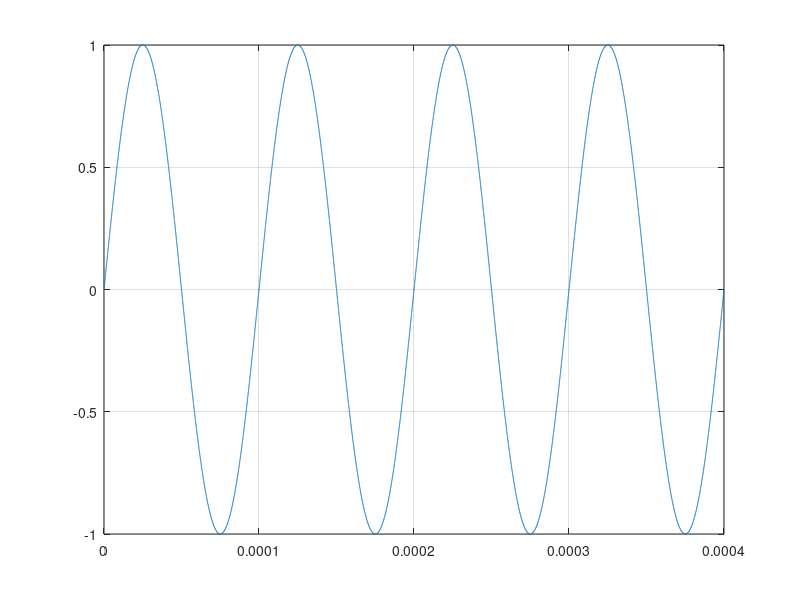
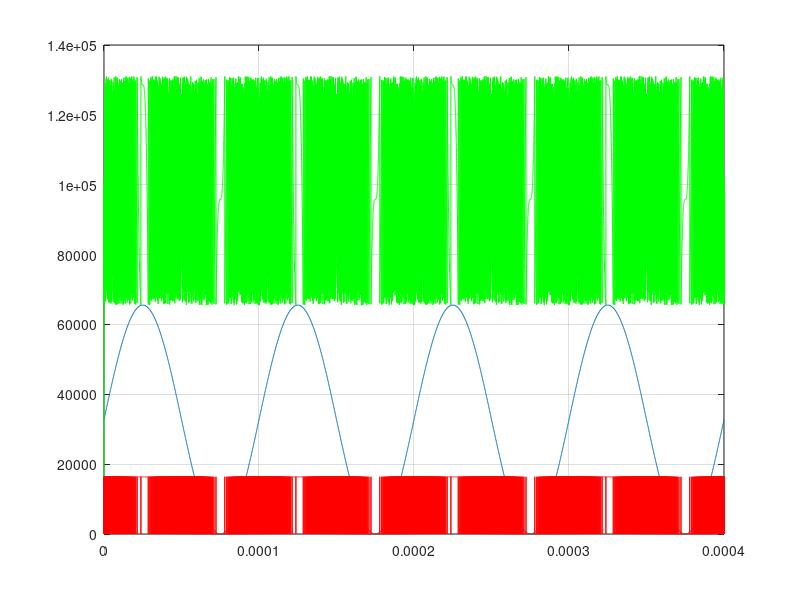
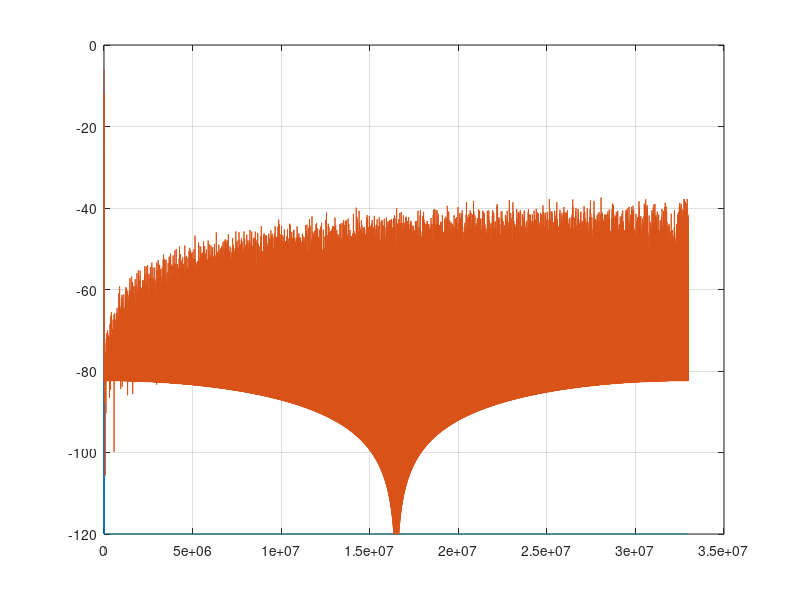
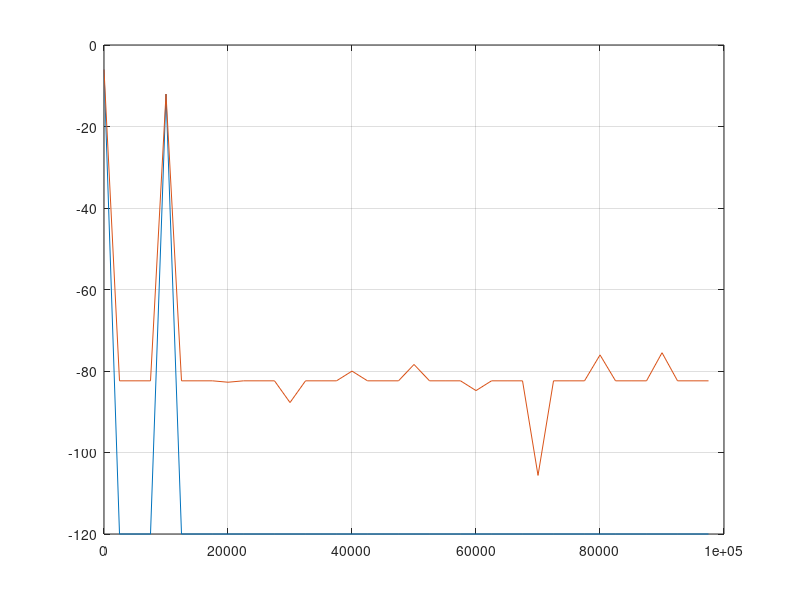

The MATLAB source for these figures, in order:
%-------------------------------------------------------------------------------
% Specifications
%
signalBitNb = 16;
accumulatorBitNb = 18;

fck = 66E6;

fo = 10E3;

periodNb = 4;
tPointNb = periodNb * round(fck/fo);
fPointNb = tPointNb/round(fck/fo)*10;

AminDb = -120;

%-------------------------------------------------------------------------------
% General
%
Tck = 1/fck;
t = Tck * [0:tPointNb-1];
f = linspace(0, fck, tPointNb);
w = 2 * pi * f/fck;

signalRange = 2^signalBitNb;
accumulatorRange = 2^accumulatorBitNb;

figureId = 0;

separator = char('-' * ones(1, 80));
indent = char(' ' * ones(1, 2));

%-------------------------------------------------------------------------------
% Time signal
%
x = sin(2*pi*fo*t);

figureId = figureId + 1;
figure(figureId);
stairs(t, x);
grid;

%-------------------------------------------------------------------------------
% Circuit simulation
%
xC = round(signalRange/2*x) + signalRange/2;

bucketCapacity = signalRange;
accumulator = zeros(size(xC));
sigmaDelta = zeros(size(xC));
for index = 1:length(accumulator)-1
  acc = accumulator(index) + xC(index);
  acc = mod(acc, accumulatorRange);
  if acc >= accumulatorRange/2
    sigmaDelta(index) = 1;
    acc = acc - bucketCapacity;
  end;
  accumulator(index+1) = acc;
end;

figureId = figureId + 1;
figure(figureId);
stairs(t, xC);
hold on;
stairs(t, accumulator, 'g');
stairs(t, signalRange/4*sigmaDelta, 'r');
hold off;
grid;

%-------------------------------------------------------------------------------
% Frequency analysis
%
f = f(1:round(length(f)/2));

X = fft(xC/signalRange/tPointNb);
Adb = 20*log10(abs(X));
Adb = Adb(1:length(f));
Adb(Adb < AminDb) = AminDb;

S = fft(sigmaDelta/tPointNb);
Sdb = 20*log10(abs(S));
Sdb = Sdb(1:length(f));
Sdb(Sdb < AminDb) = AminDb;

figureId = figureId + 1;
figure(figureId);
plot(f, [Adb; Sdb]);
grid;

f = f(1:fPointNb);

Adb = 20*log10(abs(X));
Adb = Adb(1:fPointNb);
Adb(Adb < AminDb) = AminDb;

Sdb = 20*log10(abs(S));
Sdb = Sdb(1:length(f));
Sdb(Sdb < AminDb) = AminDb;

figureId = figureId + 1;
figure(figureId);
plot(f, [Adb; Sdb]);
grid;
